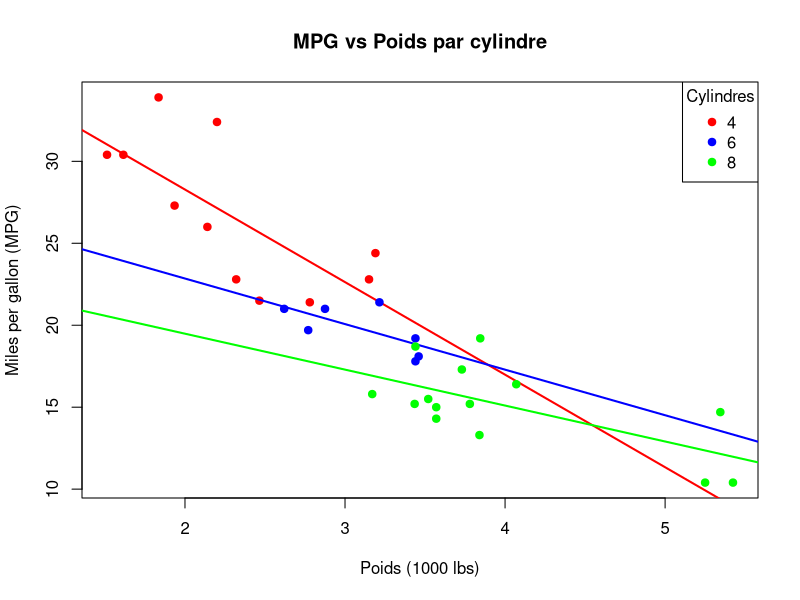

Generate this figure with R:
data(mtcars)
mtcars$cyl = factor(mtcars$cyl)
colors = c("red", "blue", "green")
names(colors) = levels(mtcars$cyl)

plot(mtcars$wt, mtcars$mpg,
     type = "n",
     xlab = "Poids (1000 lbs)",
     ylab = "Miles per gallon (MPG)",
     main = "MPG vs Poids par cylindre")
for (c in levels(mtcars$cyl)) {
  data_sub = subset(mtcars, cyl == c)
  points(data_sub$wt, data_sub$mpg, col = colors[c], pch = 19)
  abline(lm(mpg ~ wt, data = data_sub), col = colors[c], lwd = 2)
}
legend("topright", legend = levels(mtcars$cyl),
       col = colors, pch = 19, title = "Cylindres")
